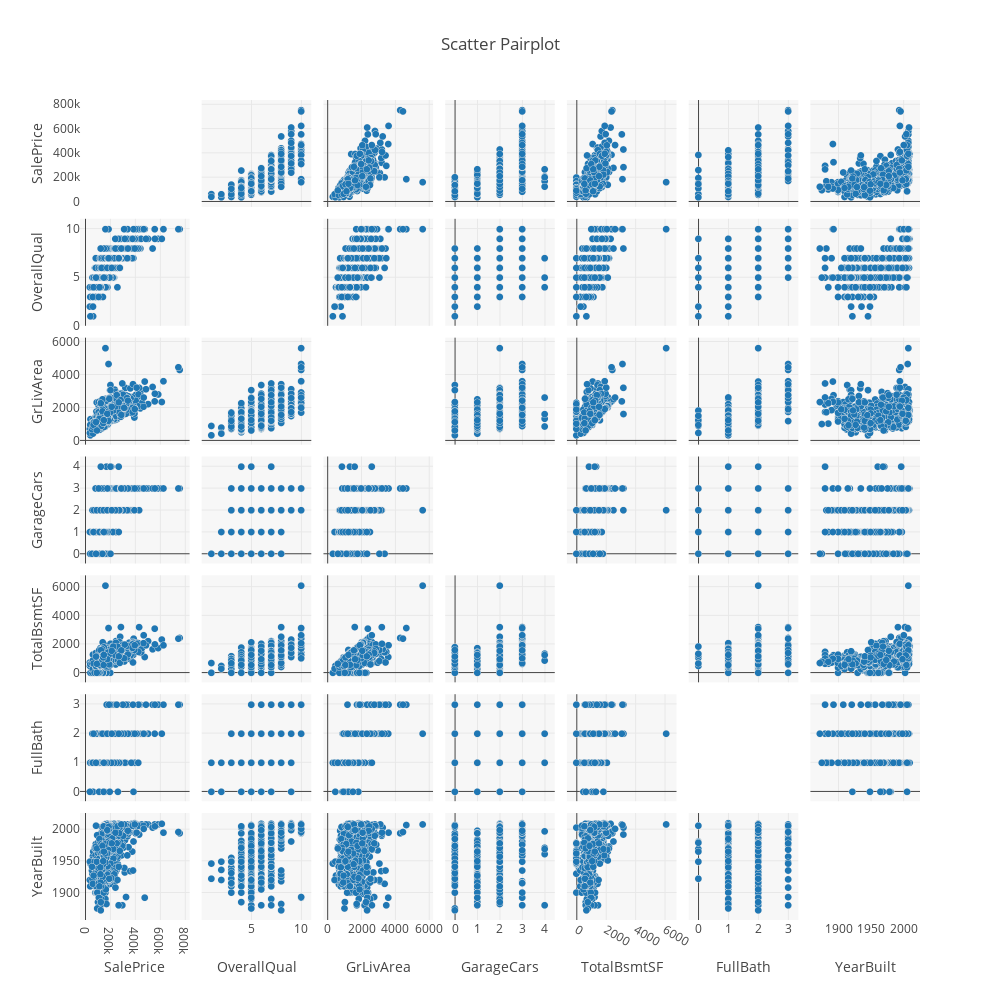

Notebook source saved alongside this figure:
### Code cell
layout = go.Layout(
    title='Scatter Pairplot',
    dragmode='select',
    width=1000,
    height=1000,
    autosize=False,
    hovermode='closest',
    plot_bgcolor='rgba(240,240,240, 0.50)',
     
)

fig1 = dict(data=[trace], layout=layout)
py.iplot(fig1, filename='splom-iris1')

### Figure 1 — Plotly figure (JSON) as saved in the notebook; plotly's stock layout.template omitted (floating-point values rounded to 4 significant figures; data arrays with more than 128 entries replaced by an {"elided": "..."} marker saying what was removed)
{"data": [{"diagonal": {"visible": false}, "dimensions": [{"label": "SalePrice", "values": {"elided": "1460 int values"}}, {"label": "OverallQual", "values": {"elided": "1460 int values"}}, {"label": "GrLivArea", "values": {"elided": "1460 int values"}}, {"label": "GarageCars", "values": {"elided": "1460 int values"}}, {"label": "TotalBsmtSF", "values": {"elided": "1460 int values"}}, {"label": "FullBath", "values": {"elided": "1460 int values"}}, {"label": "YearBuilt", "values": {"elided": "1460 int values"}}], "marker": {"line": {"color": "rgb(230,230,230)", "width": 0.5}, "showscale": false, "size": 7}, "type": "splom", "uid": "e26b3b02-c007-11e8-9287-e4a7a085a6b4"}], "layout": {"autosize": false, "dragmode": "select", "height": 1000, "hovermode": "closest", "plot_bgcolor": "rgba(240,240,240, 0.50)", "title": "Scatter Pairplot", "width": 1000}}
